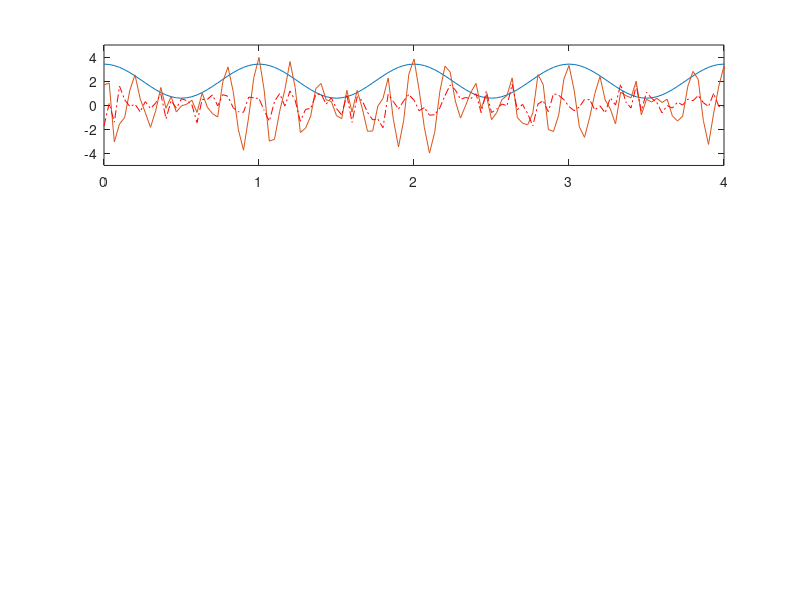

Here is the MATLAB script that generated this plot: (Note: this script raises an error after producing the figure.)
f1=1;
fc=5;
B=2*f1;
A=2;
fs=6*fc;
dt=1/fs;
N=256;
N0=0.1
t=0:dt:(N-1)*dt;
T=t(end);

mt = sqrt(2)*cos(2*pi*f1*t);
st = (A+mt).*cos(2*pi*fc*t);
noise = sqrt(0.5)*randn(1, N);
st_with_noise = st + noise;

subplot(3, 1, 1);
plot(t, A+mt, t, st_with_noise, t, noise, 'r-.');
axis([0 4 -5 5]);

[f, sf]=T2F(t, st_with_noise);
Pf=abs(sf).^2/T;
subplot(3, 1, 2);
plot(f, Pf);
axis([-20 20 0 4]);

rt = st_with_noise.*cos(2*pi*fc*t);
rt = rt - mean(rt);
[f, rf] = T2F(t, rt);
[t, yt] = lpf(f, rf, B);
subplot(3, 1, 3);
plot(t, yt);
axis([0 4 -1 1]);
